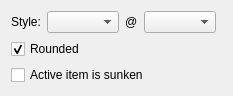
            <widget class="QWidget" name="page_9">
             <property name="geometry">
              <rect>
               <x>0</x>
               <y>0</y>
               <width>214</width>
               <height>96</height>
              </rect>
             </property>
             <attribute name="label">
              <string>Selected item</string>
             </attribute>
             <layout class="QGridLayout" name="gridLayout_9">
              <item row="0" column="0">
               <widget class="QLabel" name="label_51">
                <property name="text">
                 <string>Style:</string>
                </property>
               </widget>
              </item>
              <item row="0" column="1">
               <widget class="QComboBox" name="gradMenuItem">
                <property name="sizePolicy">
                 <sizepolicy hsizetype="MinimumExpanding" vsizetype="Fixed">
                  <horstretch>0</horstretch>
                  <verstretch>0</verstretch>
                 </sizepolicy>
                </property>
               </widget>
              </item>
              <item row="0" column="2">
               <widget class="QLabel" name="label_46">
                <property name="text">
                 <string>@</string>
                </property>
               </widget>
              </item>
              <item row="0" column="3">
               <widget class="QComboBox" name="crMenuActive">
                <property name="sizePolicy">
                 <sizepolicy hsizetype="MinimumExpanding" vsizetype="Fixed">
                  <horstretch>0</horstretch>
                  <verstretch>0</verstretch>
                 </sizepolicy>
                </property>
               </widget>
              </item>
              <item row="0" column="4">
               <spacer name="horizontalSpacer_2">
                <property name="orientation">
                 <enum>Qt::Horizontal</enum>
                </property>
                <property name="sizeHint" stdset="0">
                 <size>
                  <width>135</width>
                  <height>20</height>
                 </size>
                </property>
               </spacer>
              </item>
              <item row="1" column="0" colspan="5">
               <widget class="QCheckBox" name="menuRoundSelect">
                <property name="text">
                 <string>Rounded</string>
                </property>
                <property name="checked">
                 <bool>true</bool>
                </property>
               </widget>
              </item>
              <item row="2" column="0" colspan="5">
               <widget class="QCheckBox" name="menuActiveItemSunken">
                <property name="text">
                 <string>Active item is sunken</string>
                </property>
               </widget>
              </item>
              <item row="3" column="0">
               <spacer name="verticalSpacer_8">
                <property name="orientation">
                 <enum>Qt::Vertical</enum>
                </property>
                <property name="sizeHint" stdset="0">
                 <size>
                  <width>20</width>
                  <height>40</height>
                 </size>
                </property>
               </spacer>
              </item>
             </layout>
            </widget>
